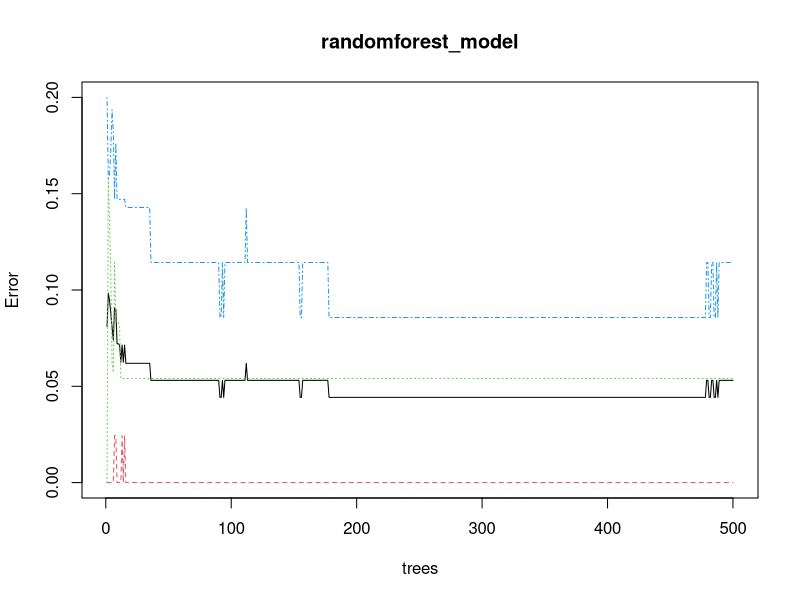

Generate this figure with R:

data = iris

#total null values 
sum(is.na(data))
#total null values column wise 
colSums(is.na(data))
#internal structue 
str(data)

#column names of the data 
colnames(data)

#summery about the data 
summary(data)

#preprocessing
library("caTools")

split = sample.split(data$Sepal.Width,SplitRatio = 3/4)
train_data_without_labels = subset(data[,1:4],split==TRUE)
nrow(train_data_without_labels)
train_data_labels = subset(data[,5],split==TRUE)
nrow(train_data_without_labels)


test_data_without_labels = subset(data[,1:4],split==FALSE)
test_data_labels = subset(data[,5],split==FALSE)
nrow(test_data_without_labels)

#model creation 
library(randomForest)
randomforest_model = randomForest(x= train_data_without_labels,
             y= train_data_labels,
             ntree = 500)
plot(randomforest_model)

predicted_data = predict(randomforest_model,test_data_without_labels)
predicted_data


#confusion matrix
library(caret)
confusionMatrix(table(test_data_labels,predicted_data))
